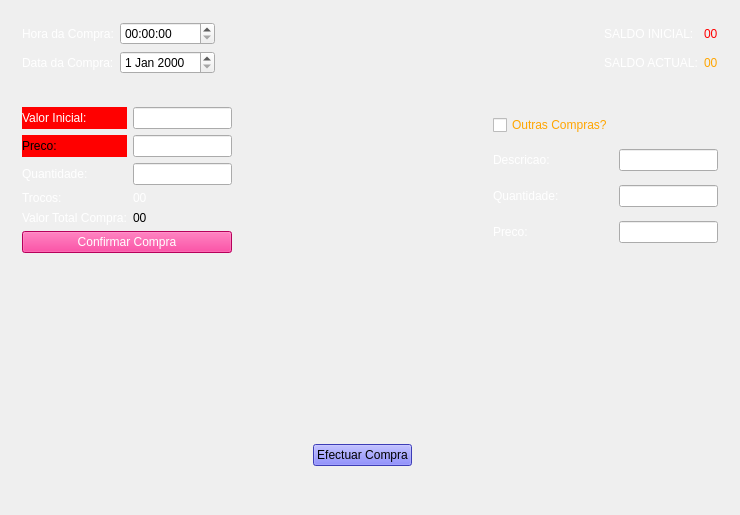
<?xml version="1.0" encoding="UTF-8"?>
<ui version="4.0">
 <class>Comprador</class>
 <widget class="QMainWindow" name="Comprador">
  <property name="geometry">
   <rect>
    <x>0</x>
    <y>0</y>
    <width>740</width>
    <height>515</height>
   </rect>
  </property>
  <property name="windowTitle">
   <string>Comprador</string>
  </property>
  <property name="styleSheet">
   <string notr="true">#centralWidget {
border-image: url(:/sgcimage/Beachfront_(image_by_Ray_Bilcliff).jpg); }


</string>
  </property>
  <widget class="QWidget" name="centralWidget">
   <layout class="QGridLayout" name="gridLayout_4">
    <item row="0" column="0">
     <widget class="QStackedWidget" name="stackedWidget">
      <widget class="QWidget" name="page">
       <layout class="QGridLayout" name="gridLayout_5">
        <item row="11" column="0">
         <spacer name="horizontalSpacer_3">
          <property name="orientation">
           <enum>Qt::Horizontal</enum>
          </property>
          <property name="sizeHint" stdset="0">
           <size>
            <width>40</width>
            <height>20</height>
           </size>
          </property>
         </spacer>
        </item>
        <item row="2" column="7">
         <layout class="QGridLayout" name="gridLayout_3">
          <item row="3" column="0">
           <widget class="QLabel" name="LPrecoOutras">
            <property name="styleSheet">
             <string notr="true">color:white;
</string>
            </property>
            <property name="text">
             <string>Preco:</string>
            </property>
           </widget>
          </item>
          <item row="1" column="1">
           <widget class="QLineEdit" name="EntradaDescricaoOutrasCompras"/>
          </item>
          <item row="0" column="0">
           <widget class="QCheckBox" name="checkBox">
            <property name="styleSheet">
             <string notr="true">color:orange;
font: 75 10pt &quot;Noto Sans&quot;;
</string>
            </property>
            <property name="text">
             <string>Outras Compras?</string>
            </property>
           </widget>
          </item>
          <item row="1" column="0">
           <widget class="QLabel" name="LDescricaoOutras">
            <property name="styleSheet">
             <string notr="true">color:white;
</string>
            </property>
            <property name="text">
             <string>Descricao:</string>
            </property>
           </widget>
          </item>
          <item row="2" column="1">
           <widget class="QLineEdit" name="entradaQuantidadeOutrasCompras"/>
          </item>
          <item row="2" column="0">
           <widget class="QLabel" name="LQuantidadeOutras">
            <property name="styleSheet">
             <string notr="true">color:white;
</string>
            </property>
            <property name="text">
             <string>Quantidade:</string>
            </property>
           </widget>
          </item>
          <item row="3" column="1">
           <widget class="QLineEdit" name="entradaPrecoOutrasCompras"/>
          </item>
         </layout>
        </item>
        <item row="11" column="4">
         <layout class="QFormLayout" name="formLayout">
          <item row="0" column="0">
           <widget class="QPushButton" name="pushButton">
            <property name="styleSheet">
             <string notr="true">border-color: rgb(85, 170, 255);
background-color: rgb(85, 85, 255);
color: black;
font: 87 12pt &quot;Noto Sans ExtCond Blk&quot;;</string>
            </property>
            <property name="text">
             <string>Efectuar Compra</string>
            </property>
           </widget>
          </item>
         </layout>
        </item>
        <item row="5" column="4">
         <spacer name="verticalSpacer_5">
          <property name="orientation">
           <enum>Qt::Vertical</enum>
          </property>
          <property name="sizeHint" stdset="0">
           <size>
            <width>20</width>
            <height>40</height>
           </size>
          </property>
         </spacer>
        </item>
        <item row="2" column="4">
         <spacer name="horizontalSpacer_2">
          <property name="orientation">
           <enum>Qt::Horizontal</enum>
          </property>
          <property name="sizeHint" stdset="0">
           <size>
            <width>40</width>
            <height>20</height>
           </size>
          </property>
         </spacer>
        </item>
        <item row="2" column="6">
         <spacer name="horizontalSpacer_7">
          <property name="orientation">
           <enum>Qt::Horizontal</enum>
          </property>
          <property name="sizeHint" stdset="0">
           <size>
            <width>40</width>
            <height>20</height>
           </size>
          </property>
         </spacer>
        </item>
        <item row="6" column="4">
         <spacer name="verticalSpacer_4">
          <property name="orientation">
           <enum>Qt::Vertical</enum>
          </property>
          <property name="sizeHint" stdset="0">
           <size>
            <width>20</width>
            <height>40</height>
           </size>
          </property>
         </spacer>
        </item>
        <item row="1" column="7">
         <spacer name="verticalSpacer">
          <property name="orientation">
           <enum>Qt::Vertical</enum>
          </property>
          <property name="sizeHint" stdset="0">
           <size>
            <width>20</width>
            <height>40</height>
           </size>
          </property>
         </spacer>
        </item>
        <item row="3" column="4">
         <spacer name="verticalSpacer_8">
          <property name="orientation">
           <enum>Qt::Vertical</enum>
          </property>
          <property name="sizeHint" stdset="0">
           <size>
            <width>20</width>
            <height>40</height>
           </size>
          </property>
         </spacer>
        </item>
        <item row="11" column="7">
         <spacer name="horizontalSpacer_4">
          <property name="orientation">
           <enum>Qt::Horizontal</enum>
          </property>
          <property name="sizeHint" stdset="0">
           <size>
            <width>40</width>
            <height>20</height>
           </size>
          </property>
         </spacer>
        </item>
        <item row="2" column="2">
         <spacer name="horizontalSpacer_8">
          <property name="orientation">
           <enum>Qt::Horizontal</enum>
          </property>
          <property name="sizeHint" stdset="0">
           <size>
            <width>40</width>
            <height>20</height>
           </size>
          </property>
         </spacer>
        </item>
        <item row="8" column="4">
         <spacer name="verticalSpacer_6">
          <property name="orientation">
           <enum>Qt::Vertical</enum>
          </property>
          <property name="sizeHint" stdset="0">
           <size>
            <width>20</width>
            <height>40</height>
           </size>
          </property>
         </spacer>
        </item>
        <item row="12" column="4">
         <spacer name="verticalSpacer_9">
          <property name="orientation">
           <enum>Qt::Vertical</enum>
          </property>
          <property name="sizeHint" stdset="0">
           <size>
            <width>20</width>
            <height>40</height>
           </size>
          </property>
         </spacer>
        </item>
        <item row="2" column="5">
         <spacer name="horizontalSpacer_6">
          <property name="orientation">
           <enum>Qt::Horizontal</enum>
          </property>
          <property name="sizeHint" stdset="0">
           <size>
            <width>40</width>
            <height>20</height>
           </size>
          </property>
         </spacer>
        </item>
        <item row="4" column="4">
         <spacer name="verticalSpacer_7">
          <property name="orientation">
           <enum>Qt::Vertical</enum>
          </property>
          <property name="sizeHint" stdset="0">
           <size>
            <width>20</width>
            <height>40</height>
           </size>
          </property>
         </spacer>
        </item>
        <item row="9" column="4">
         <spacer name="verticalSpacer_3">
          <property name="orientation">
           <enum>Qt::Vertical</enum>
          </property>
          <property name="sizeHint" stdset="0">
           <size>
            <width>20</width>
            <height>40</height>
           </size>
          </property>
         </spacer>
        </item>
        <item row="7" column="4">
         <spacer name="verticalSpacer_2">
          <property name="orientation">
           <enum>Qt::Vertical</enum>
          </property>
          <property name="sizeHint" stdset="0">
           <size>
            <width>20</width>
            <height>40</height>
           </size>
          </property>
         </spacer>
        </item>
        <item row="2" column="0" colspan="2">
         <layout class="QGridLayout" name="gridLayout_2">
          <item row="3" column="1">
           <widget class="QLabel" name="LTrocosPao">
            <property name="styleSheet">
             <string notr="true">color:white;
font: 75 11pt &quot;Noto Sans&quot;;
</string>
            </property>
            <property name="text">
             <string>00</string>
            </property>
           </widget>
          </item>
          <item row="0" column="1">
           <widget class="QLineEdit" name="entradaValorInicial"/>
          </item>
          <item row="2" column="0">
           <widget class="QLabel" name="label_6">
            <property name="styleSheet">
             <string notr="true">color:white;
</string>
            </property>
            <property name="text">
             <string>Quantidade:</string>
            </property>
           </widget>
          </item>
          <item row="2" column="1">
           <widget class="QLineEdit" name="QuantidadePao"/>
          </item>
          <item row="4" column="1">
           <widget class="QLabel" name="LValorTotalCompra">
            <property name="styleSheet">
             <string notr="true">color:black;
font: 75 11pt &quot;Noto Sans&quot;;
</string>
            </property>
            <property name="text">
             <string>00</string>
            </property>
           </widget>
          </item>
          <item row="0" column="0">
           <widget class="QLabel" name="label_4">
            <property name="styleSheet">
             <string notr="true">background-color: red;
font: 75 10pt &quot;Noto Sans&quot;;
border-color: rgb(255, 255, 0);
color:white;</string>
            </property>
            <property name="text">
             <string>Valor Inicial:</string>
            </property>
           </widget>
          </item>
          <item row="1" column="0">
           <widget class="QLabel" name="label_5">
            <property name="styleSheet">
             <string notr="true">background-color: red;
border-color: rgb(255, 85, 127);
font: 75 10pt &quot;Noto Sans&quot;;
</string>
            </property>
            <property name="text">
             <string>Preco:</string>
            </property>
           </widget>
          </item>
          <item row="5" column="0" colspan="2">
           <widget class="QPushButton" name="pushButton_3">
            <property name="styleSheet">
             <string notr="true">background-color: rgb(255, 0, 127);
color: white;
font: 63 12pt &quot;Noto Sans Cond SemBd&quot;;</string>
            </property>
            <property name="text">
             <string>Confirmar Compra</string>
            </property>
           </widget>
          </item>
          <item row="1" column="1">
           <widget class="QLineEdit" name="PrecoPao"/>
          </item>
          <item row="4" column="0">
           <widget class="QLabel" name="label_2">
            <property name="styleSheet">
             <string notr="true">color:white;
</string>
            </property>
            <property name="text">
             <string>Valor Total Compra:</string>
            </property>
           </widget>
          </item>
          <item row="3" column="0">
           <widget class="QLabel" name="label_7">
            <property name="styleSheet">
             <string notr="true">color:white;
</string>
            </property>
            <property name="text">
             <string>Trocos:</string>
            </property>
           </widget>
          </item>
         </layout>
        </item>
        <item row="0" column="0" colspan="8">
         <layout class="QGridLayout" name="gridLayout">
          <item row="3" column="2">
           <widget class="QDateEdit" name="dateEdit"/>
          </item>
          <item row="2" column="5">
           <widget class="QLabel" name="SaldoInicial">
            <property name="styleSheet">
             <string notr="true">color:red;</string>
            </property>
            <property name="text">
             <string>00</string>
            </property>
           </widget>
          </item>
          <item row="2" column="0">
           <widget class="QLabel" name="label_12">
            <property name="styleSheet">
             <string notr="true">color:white;
</string>
            </property>
            <property name="text">
             <string>Hora da Compra:</string>
            </property>
           </widget>
          </item>
          <item row="2" column="2">
           <widget class="QTimeEdit" name="EHoras"/>
          </item>
          <item row="3" column="4">
           <widget class="QLabel" name="label_3">
            <property name="styleSheet">
             <string notr="true">color:white;</string>
            </property>
            <property name="text">
             <string>SALDO ACTUAL:</string>
            </property>
           </widget>
          </item>
          <item row="2" column="3">
           <spacer name="horizontalSpacer">
            <property name="orientation">
             <enum>Qt::Horizontal</enum>
            </property>
            <property name="sizeHint" stdset="0">
             <size>
              <width>40</width>
              <height>20</height>
             </size>
            </property>
           </spacer>
          </item>
          <item row="2" column="4">
           <widget class="QLabel" name="label">
            <property name="styleSheet">
             <string notr="true">color:white;</string>
            </property>
            <property name="text">
             <string>SALDO INICIAL:</string>
            </property>
           </widget>
          </item>
          <item row="3" column="5">
           <widget class="QLabel" name="LSaldoActual">
            <property name="styleSheet">
             <string notr="true">color:orange;</string>
            </property>
            <property name="text">
             <string>00</string>
            </property>
           </widget>
          </item>
          <item row="3" column="0">
           <widget class="QLabel" name="label_13">
            <property name="styleSheet">
             <string notr="true">color:white;
</string>
            </property>
            <property name="text">
             <string>Data da Compra:</string>
            </property>
           </widget>
          </item>
         </layout>
        </item>
        <item row="2" column="3">
         <spacer name="horizontalSpacer_5">
          <property name="orientation">
           <enum>Qt::Horizontal</enum>
          </property>
          <property name="sizeHint" stdset="0">
           <size>
            <width>40</width>
            <height>20</height>
           </size>
          </property>
         </spacer>
        </item>
       </layout>
      </widget>
      <widget class="QWidget" name="page_2"/>
     </widget>
    </item>
   </layout>
  </widget>
 </widget>
 <layoutdefault spacing="6" margin="11"/>
 <resources/>
 <connections/>
</ui>
